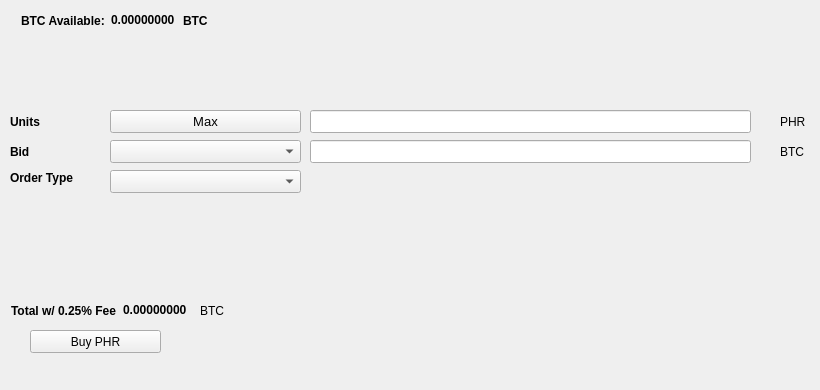
   <widget class="QWidget" name="BuyTab">
    <attribute name="title">
     <string>Buy</string>
    </attribute>
    <widget class="QPushButton" name="BuyPHR">
     <property name="geometry">
      <rect>
       <x>30</x>
       <y>330</y>
       <width>131</width>
       <height>23</height>
      </rect>
     </property>
     <property name="text">
      <string>Buy PHR</string>
     </property>
     <property name="icon">
      <iconset resource="../nodecircle.qrc">
       <normaloff>:/icons/bitcoin</normaloff>:/icons/bitcoin</iconset>
     </property>
    </widget>
    <widget class="QLabel" name="label_3">
     <property name="geometry">
      <rect>
       <x>10</x>
       <y>110</y>
       <width>46</width>
       <height>23</height>
      </rect>
     </property>
     <property name="font">
      <font>
       <weight>75</weight>
       <bold>true</bold>
      </font>
     </property>
     <property name="text">
      <string>Units</string>
     </property>
    </widget>
    <widget class="QLineEdit" name="UnitsInput">
     <property name="geometry">
      <rect>
       <x>310</x>
       <y>110</y>
       <width>441</width>
       <height>23</height>
      </rect>
     </property>
     <property name="font">
      <font>
       <pointsize>9</pointsize>
       <weight>75</weight>
       <bold>true</bold>
      </font>
     </property>
    </widget>
    <widget class="QLineEdit" name="BuyBidPriceEdit">
     <property name="geometry">
      <rect>
       <x>310</x>
       <y>140</y>
       <width>441</width>
       <height>23</height>
      </rect>
     </property>
     <property name="font">
      <font>
       <pointsize>9</pointsize>
       <weight>75</weight>
       <bold>true</bold>
      </font>
     </property>
    </widget>
    <widget class="QLabel" name="label_4">
     <property name="geometry">
      <rect>
       <x>780</x>
       <y>110</y>
       <width>31</width>
       <height>23</height>
      </rect>
     </property>
     <property name="text">
      <string>PHR</string>
     </property>
    </widget>
    <widget class="QLabel" name="label_5">
     <property name="geometry">
      <rect>
       <x>780</x>
       <y>140</y>
       <width>31</width>
       <height>23</height>
      </rect>
     </property>
     <property name="text">
      <string>BTC</string>
     </property>
    </widget>
    <widget class="QLabel" name="label_6">
     <property name="geometry">
      <rect>
       <x>10</x>
       <y>140</y>
       <width>46</width>
       <height>23</height>
      </rect>
     </property>
     <property name="font">
      <font>
       <weight>75</weight>
       <bold>true</bold>
      </font>
     </property>
     <property name="text">
      <string>Bid</string>
     </property>
    </widget>
    <widget class="QLabel" name="label_7">
     <property name="geometry">
      <rect>
       <x>10</x>
       <y>170</y>
       <width>91</width>
       <height>16</height>
      </rect>
     </property>
     <property name="font">
      <font>
       <weight>75</weight>
       <bold>true</bold>
      </font>
     </property>
     <property name="text">
      <string>Order Type</string>
     </property>
    </widget>
    <widget class="QPushButton" name="Buy_Max_Amount">
     <property name="geometry">
      <rect>
       <x>110</x>
       <y>110</y>
       <width>191</width>
       <height>23</height>
      </rect>
     </property>
     <property name="font">
      <font>
       <pointsize>10</pointsize>
      </font>
     </property>
     <property name="text">
      <string>Max</string>
     </property>
    </widget>
    <widget class="QComboBox" name="BuyBidcomboBox">
     <property name="geometry">
      <rect>
       <x>110</x>
       <y>140</y>
       <width>191</width>
       <height>23</height>
      </rect>
     </property>
     <property name="font">
      <font>
       <pointsize>10</pointsize>
      </font>
     </property>
    </widget>
    <widget class="QComboBox" name="buyOrdertypeCombo">
     <property name="geometry">
      <rect>
       <x>110</x>
       <y>170</y>
       <width>191</width>
       <height>23</height>
      </rect>
     </property>
     <property name="font">
      <font>
       <pointsize>10</pointsize>
      </font>
     </property>
    </widget>
    <widget class="QWidget" name="layoutWidget1">
     <property name="geometry">
      <rect>
       <x>21</x>
       <y>11</y>
       <width>227</width>
       <height>19</height>
      </rect>
     </property>
     <layout class="QHBoxLayout" name="horizontalLayout_3">
      <item>
       <widget class="QLabel" name="label232">
        <property name="font">
         <font>
          <weight>75</weight>
          <bold>true</bold>
         </font>
        </property>
        <property name="text">
         <string>BTC Available:</string>
        </property>
       </widget>
      </item>
      <item>
       <widget class="QLabel" name="BtcAvailableLbl">
        <property name="palette">
         <palette>
          <active>
           <colorrole role="WindowText">
            <brush brushstyle="SolidPattern">
             <color alpha="255">
              <red>0</red>
              <green>0</green>
              <blue>0</blue>
             </color>
            </brush>
           </colorrole>
           <colorrole role="Button">
            <brush brushstyle="SolidPattern">
             <color alpha="255">
              <red>0</red>
              <green>170</green>
              <blue>0</blue>
             </color>
            </brush>
           </colorrole>
           <colorrole role="Light">
            <brush brushstyle="SolidPattern">
             <color alpha="255">
              <red>0</red>
              <green>255</green>
              <blue>0</blue>
             </color>
            </brush>
           </colorrole>
           <colorrole role="Midlight">
            <brush brushstyle="SolidPattern">
             <color alpha="255">
              <red>0</red>
              <green>212</green>
              <blue>0</blue>
             </color>
            </brush>
           </colorrole>
           <colorrole role="Dark">
            <brush brushstyle="SolidPattern">
             <color alpha="255">
              <red>0</red>
              <green>85</green>
              <blue>0</blue>
             </color>
            </brush>
           </colorrole>
           <colorrole role="Mid">
            <brush brushstyle="SolidPattern">
             <color alpha="255">
              <red>0</red>
              <green>113</green>
              <blue>0</blue>
             </color>
            </brush>
           </colorrole>
           <colorrole role="Text">
            <brush brushstyle="SolidPattern">
             <color alpha="255">
              <red>0</red>
              <green>170</green>
              <blue>0</blue>
             </color>
            </brush>
           </colorrole>
           <colorrole role="BrightText">
            <brush brushstyle="SolidPattern">
             <color alpha="255">
              <red>255</red>
              <green>255</green>
              <blue>255</blue>
             </color>
            </brush>
           </colorrole>
           <colorrole role="ButtonText">
            <brush brushstyle="SolidPattern">
             <color alpha="255">
              <red>0</red>
              <green>0</green>
              <blue>0</blue>
             </color>
            </brush>
           </colorrole>
           <colorrole role="Base">
            <brush brushstyle="SolidPattern">
             <color alpha="255">
              <red>255</red>
              <green>255</green>
              <blue>255</blue>
             </color>
            </brush>
           </colorrole>
           <colorrole role="Window">
            <brush brushstyle="SolidPattern">
             <color alpha="255">
              <red>0</red>
              <green>170</green>
              <blue>0</blue>
             </color>
            </brush>
           </colorrole>
           <colorrole role="Shadow">
            <brush brushstyle="SolidPattern">
             <color alpha="255">
              <red>0</red>
              <green>0</green>
              <blue>0</blue>
             </color>
            </brush>
           </colorrole>
           <colorrole role="AlternateBase">
            <brush brushstyle="SolidPattern">
             <color alpha="255">
              <red>127</red>
              <green>212</green>
              <blue>127</blue>
             </color>
            </brush>
           </colorrole>
           <colorrole role="ToolTipBase">
            <brush brushstyle="SolidPattern">
             <color alpha="255">
              <red>255</red>
              <green>255</green>
              <blue>220</blue>
             </color>
            </brush>
           </colorrole>
           <colorrole role="ToolTipText">
            <brush brushstyle="SolidPattern">
             <color alpha="255">
              <red>0</red>
              <green>0</green>
              <blue>0</blue>
             </color>
            </brush>
           </colorrole>
          </active>
          <inactive>
           <colorrole role="WindowText">
            <brush brushstyle="SolidPattern">
             <color alpha="255">
              <red>0</red>
              <green>0</green>
              <blue>0</blue>
             </color>
            </brush>
           </colorrole>
           <colorrole role="Button">
            <brush brushstyle="SolidPattern">
             <color alpha="255">
              <red>0</red>
              <green>170</green>
              <blue>0</blue>
             </color>
            </brush>
           </colorrole>
           <colorrole role="Light">
            <brush brushstyle="SolidPattern">
             <color alpha="255">
              <red>0</red>
              <green>255</green>
              <blue>0</blue>
             </color>
            </brush>
           </colorrole>
           <colorrole role="Midlight">
            <brush brushstyle="SolidPattern">
             <color alpha="255">
              <red>0</red>
              <green>212</green>
              <blue>0</blue>
             </color>
            </brush>
           </colorrole>
           <colorrole role="Dark">
            <brush brushstyle="SolidPattern">
             <color alpha="255">
              <red>0</red>
              <green>85</green>
              <blue>0</blue>
             </color>
            </brush>
           </colorrole>
           <colorrole role="Mid">
            <brush brushstyle="SolidPattern">
             <color alpha="255">
              <red>0</red>
              <green>113</green>
              <blue>0</blue>
             </color>
            </brush>
           </colorrole>
           <colorrole role="Text">
            <brush brushstyle="SolidPattern">
             <color alpha="255">
              <red>0</red>
              <green>170</green>
              <blue>0</blue>
             </color>
            </brush>
           </colorrole>
           <colorrole role="BrightText">
            <brush brushstyle="SolidPattern">
             <color alpha="255">
              <red>255</red>
              <green>255</green>
              <blue>255</blue>
             </color>
            </brush>
           </colorrole>
           <colorrole role="ButtonText">
            <brush brushstyle="SolidPattern">
             <color alpha="255">
              <red>0</red>
              <green>0</green>
              <blue>0</blue>
             </color>
            </brush>
           </colorrole>
           <colorrole role="Base">
            <brush brushstyle="SolidPattern">
             <color alpha="255">
              <red>255</red>
              <green>255</green>
              <blue>255</blue>
             </color>
            </brush>
           </colorrole>
           <colorrole role="Window">
            <brush brushstyle="SolidPattern">
             <color alpha="255">
              <red>0</red>
              <green>170</green>
              <blue>0</blue>
             </color>
            </brush>
           </colorrole>
           <colorrole role="Shadow">
            <brush brushstyle="SolidPattern">
             <color alpha="255">
              <red>0</red>
              <green>0</green>
              <blue>0</blue>
             </color>
            </brush>
           </colorrole>
           <colorrole role="AlternateBase">
            <brush brushstyle="SolidPattern">
             <color alpha="255">
              <red>127</red>
              <green>212</green>
              <blue>127</blue>
             </color>
            </brush>
           </colorrole>
           <colorrole role="ToolTipBase">
            <brush brushstyle="SolidPattern">
             <color alpha="255">
              <red>255</red>
              <green>255</green>
              <blue>220</blue>
             </color>
            </brush>
           </colorrole>
           <colorrole role="ToolTipText">
            <brush brushstyle="SolidPattern">
             <color alpha="255">
              <red>0</red>
              <green>0</green>
              <blue>0</blue>
             </color>
            </brush>
           </colorrole>
          </inactive>
          <disabled>
           <colorrole role="WindowText">
            <brush brushstyle="SolidPattern">
             <color alpha="255">
              <red>0</red>
              <green>85</green>
              <blue>0</blue>
             </color>
            </brush>
           </colorrole>
           <colorrole role="Button">
            <brush brushstyle="SolidPattern">
             <color alpha="255">
              <red>0</red>
              <green>170</green>
              <blue>0</blue>
             </color>
            </brush>
           </colorrole>
           <colorrole role="Light">
            <brush brushstyle="SolidPattern">
             <color alpha="255">
              <red>0</red>
              <green>255</green>
              <blue>0</blue>
             </color>
            </brush>
           </colorrole>
           <colorrole role="Midlight">
            <brush brushstyle="SolidPattern">
             <color alpha="255">
              <red>0</red>
              <green>212</green>
              <blue>0</blue>
             </color>
            </brush>
           </colorrole>
           <colorrole role="Dark">
            <brush brushstyle="SolidPattern">
             <color alpha="255">
              <red>0</red>
              <green>85</green>
              <blue>0</blue>
             </color>
            </brush>
           </colorrole>
           <colorrole role="Mid">
            <brush brushstyle="SolidPattern">
             <color alpha="255">
              <red>0</red>
              <green>113</green>
              <blue>0</blue>
             </color>
            </brush>
           </colorrole>
           <colorrole role="Text">
            <brush brushstyle="SolidPattern">
             <color alpha="255">
              <red>0</red>
              <green>85</green>
              <blue>0</blue>
             </color>
            </brush>
           </colorrole>
           <colorrole role="BrightText">
            <brush brushstyle="SolidPattern">
             <color alpha="255">
              <red>255</red>
              <green>255</green>
              <blue>255</blue>
             </color>
            </brush>
           </colorrole>
           <colorrole role="ButtonText">
            <brush brushstyle="SolidPattern">
             <color alpha="255">
              <red>0</red>
              <green>85</green>
              <blue>0</blue>
             </color>
            </brush>
           </colorrole>
           <colorrole role="Base">
            <brush brushstyle="SolidPattern">
             <color alpha="255">
              <red>0</red>
              <green>170</green>
              <blue>0</blue>
             </color>
            </brush>
           </colorrole>
           <colorrole role="Window">
            <brush brushstyle="SolidPattern">
             <color alpha="255">
              <red>0</red>
              <green>170</green>
              <blue>0</blue>
             </color>
            </brush>
           </colorrole>
           <colorrole role="Shadow">
            <brush brushstyle="SolidPattern">
             <color alpha="255">
              <red>0</red>
              <green>0</green>
              <blue>0</blue>
             </color>
            </brush>
           </colorrole>
           <colorrole role="AlternateBase">
            <brush brushstyle="SolidPattern">
             <color alpha="255">
              <red>0</red>
              <green>170</green>
              <blue>0</blue>
             </color>
            </brush>
           </colorrole>
           <colorrole role="ToolTipBase">
            <brush brushstyle="SolidPattern">
             <color alpha="255">
              <red>255</red>
              <green>255</green>
              <blue>220</blue>
             </color>
            </brush>
           </colorrole>
           <colorrole role="ToolTipText">
            <brush brushstyle="SolidPattern">
             <color alpha="255">
              <red>0</red>
              <green>0</green>
              <blue>0</blue>
             </color>
            </brush>
           </colorrole>
          </disabled>
         </palette>
        </property>
        <property name="font">
         <font>
          <weight>75</weight>
          <bold>true</bold>
         </font>
        </property>
        <property name="text">
         <string>0.00000000</string>
        </property>
        <property name="textInteractionFlags">
         <set>Qt::LinksAccessibleByMouse|Qt::TextSelectableByKeyboard|Qt::TextSelectableByMouse</set>
        </property>
       </widget>
      </item>
      <item>
       <widget class="QLabel" name="BtcAvailableLbl_2">
        <property name="font">
         <font>
          <weight>75</weight>
          <bold>true</bold>
         </font>
        </property>
        <property name="text">
         <string>BTC</string>
        </property>
       </widget>
      </item>
     </layout>
    </widget>
    <widget class="QWidget" name="layoutWidge2">
     <property name="geometry">
      <rect>
       <x>11</x>
       <y>301</y>
       <width>259</width>
       <height>19</height>
      </rect>
     </property>
     <layout class="QHBoxLayout" name="horizontalLayout_4">
      <item>
       <widget class="QLabel" name="label_9">
        <property name="font">
         <font>
          <weight>75</weight>
          <bold>true</bold>
         </font>
        </property>
        <property name="text">
         <string>Total w/ 0.25% Fee</string>
        </property>
       </widget>
      </item>
      <item>
       <widget class="QLabel" name="BuyCostLabel">
        <property name="palette">
         <palette>
          <active>
           <colorrole role="WindowText">
            <brush brushstyle="SolidPattern">
             <color alpha="255">
              <red>0</red>
              <green>0</green>
              <blue>0</blue>
             </color>
            </brush>
           </colorrole>
           <colorrole role="Button">
            <brush brushstyle="SolidPattern">
             <color alpha="255">
              <red>0</red>
              <green>170</green>
              <blue>0</blue>
             </color>
            </brush>
           </colorrole>
           <colorrole role="Light">
            <brush brushstyle="SolidPattern">
             <color alpha="255">
              <red>0</red>
              <green>255</green>
              <blue>0</blue>
             </color>
            </brush>
           </colorrole>
           <colorrole role="Midlight">
            <brush brushstyle="SolidPattern">
             <color alpha="255">
              <red>0</red>
              <green>212</green>
              <blue>0</blue>
             </color>
            </brush>
           </colorrole>
           <colorrole role="Dark">
            <brush brushstyle="SolidPattern">
             <color alpha="255">
              <red>0</red>
              <green>85</green>
              <blue>0</blue>
             </color>
            </brush>
           </colorrole>
           <colorrole role="Mid">
            <brush brushstyle="SolidPattern">
             <color alpha="255">
              <red>0</red>
              <green>113</green>
              <blue>0</blue>
             </color>
            </brush>
           </colorrole>
           <colorrole role="Text">
            <brush brushstyle="SolidPattern">
             <color alpha="255">
              <red>0</red>
              <green>170</green>
              <blue>0</blue>
             </color>
            </brush>
           </colorrole>
           <colorrole role="BrightText">
            <brush brushstyle="SolidPattern">
             <color alpha="255">
              <red>255</red>
              <green>255</green>
              <blue>255</blue>
             </color>
            </brush>
           </colorrole>
           <colorrole role="ButtonText">
            <brush brushstyle="SolidPattern">
             <color alpha="255">
              <red>0</red>
              <green>0</green>
              <blue>0</blue>
             </color>
            </brush>
           </colorrole>
           <colorrole role="Base">
            <brush brushstyle="SolidPattern">
             <color alpha="255">
              <red>255</red>
              <green>255</green>
              <blue>255</blue>
             </color>
            </brush>
           </colorrole>
           <colorrole role="Window">
            <brush brushstyle="SolidPattern">
             <color alpha="255">
              <red>0</red>
              <green>170</green>
              <blue>0</blue>
             </color>
            </brush>
           </colorrole>
           <colorrole role="Shadow">
            <brush brushstyle="SolidPattern">
             <color alpha="255">
              <red>0</red>
              <green>0</green>
              <blue>0</blue>
             </color>
            </brush>
           </colorrole>
           <colorrole role="AlternateBase">
            <brush brushstyle="SolidPattern">
             <color alpha="255">
              <red>127</red>
              <green>212</green>
              <blue>127</blue>
             </color>
            </brush>
           </colorrole>
           <colorrole role="ToolTipBase">
            <brush brushstyle="SolidPattern">
             <color alpha="255">
              <red>255</red>
              <green>255</green>
              <blue>220</blue>
             </color>
            </brush>
           </colorrole>
           <colorrole role="ToolTipText">
            <brush brushstyle="SolidPattern">
             <color alpha="255">
              <red>0</red>
              <green>0</green>
              <blue>0</blue>
             </color>
            </brush>
           </colorrole>
          </active>
          <inactive>
           <colorrole role="WindowText">
            <brush brushstyle="SolidPattern">
             <color alpha="255">
              <red>0</red>
              <green>0</green>
              <blue>0</blue>
             </color>
            </brush>
           </colorrole>
           <colorrole role="Button">
            <brush brushstyle="SolidPattern">
             <color alpha="255">
              <red>0</red>
              <green>170</green>
              <blue>0</blue>
             </color>
            </brush>
           </colorrole>
           <colorrole role="Light">
            <brush brushstyle="SolidPattern">
             <color alpha="255">
              <red>0</red>
              <green>255</green>
              <blue>0</blue>
             </color>
            </brush>
           </colorrole>
           <colorrole role="Midlight">
            <brush brushstyle="SolidPattern">
             <color alpha="255">
              <red>0</red>
              <green>212</green>
              <blue>0</blue>
             </color>
            </brush>
           </colorrole>
           <colorrole role="Dark">
            <brush brushstyle="SolidPattern">
             <color alpha="255">
              <red>0</red>
              <green>85</green>
              <blue>0</blue>
             </color>
            </brush>
           </colorrole>
           <colorrole role="Mid">
            <brush brushstyle="SolidPattern">
             <color alpha="255">
              <red>0</red>
              <green>113</green>
              <blue>0</blue>
             </color>
            </brush>
           </colorrole>
           <colorrole role="Text">
            <brush brushstyle="SolidPattern">
             <color alpha="255">
              <red>0</red>
              <green>170</green>
              <blue>0</blue>
             </color>
            </brush>
           </colorrole>
           <colorrole role="BrightText">
            <brush brushstyle="SolidPattern">
             <color alpha="255">
              <red>255</red>
              <green>255</green>
              <blue>255</blue>
             </color>
            </brush>
           </colorrole>
           <colorrole role="ButtonText">
            <brush brushstyle="SolidPattern">
             <color alpha="255">
              <red>0</red>
              <green>0</green>
              <blue>0</blue>
             </color>
            </brush>
           </colorrole>
           <colorrole role="Base">
            <brush brushstyle="SolidPattern">
             <color alpha="255">
              <red>255</red>
              <green>255</green>
              <blue>255</blue>
             </color>
            </brush>
           </colorrole>
           <colorrole role="Window">
            <brush brushstyle="SolidPattern">
             <color alpha="255">
              <red>0</red>
              <green>170</green>
              <blue>0</blue>
             </color>
            </brush>
           </colorrole>
           <colorrole role="Shadow">
            <brush brushstyle="SolidPattern">
             <color alpha="255">
              <red>0</red>
              <green>0</green>
              <blue>0</blue>
             </color>
            </brush>
           </colorrole>
           <colorrole role="AlternateBase">
            <brush brushstyle="SolidPattern">
             <color alpha="255">
              <red>127</red>
              <green>212</green>
              <blue>127</blue>
             </color>
            </brush>
           </colorrole>
           <colorrole role="ToolTipBase">
            <brush brushstyle="SolidPattern">
             <color alpha="255">
              <red>255</red>
              <green>255</green>
              <blue>220</blue>
             </color>
            </brush>
           </colorrole>
           <colorrole role="ToolTipText">
            <brush brushstyle="SolidPattern">
             <color alpha="255">
              <red>0</red>
              <green>0</green>
              <blue>0</blue>
             </color>
            </brush>
           </colorrole>
          </inactive>
          <disabled>
           <colorrole role="WindowText">
            <brush brushstyle="SolidPattern">
             <color alpha="255">
              <red>0</red>
              <green>85</green>
              <blue>0</blue>
             </color>
            </brush>
           </colorrole>
           <colorrole role="Button">
            <brush brushstyle="SolidPattern">
             <color alpha="255">
              <red>0</red>
              <green>170</green>
              <blue>0</blue>
             </color>
            </brush>
           </colorrole>
           <colorrole role="Light">
            <brush brushstyle="SolidPattern">
             <color alpha="255">
              <red>0</red>
              <green>255</green>
              <blue>0</blue>
             </color>
            </brush>
           </colorrole>
           <colorrole role="Midlight">
            <brush brushstyle="SolidPattern">
             <color alpha="255">
              <red>0</red>
              <green>212</green>
              <blue>0</blue>
             </color>
            </brush>
           </colorrole>
           <colorrole role="Dark">
            <brush brushstyle="SolidPattern">
             <color alpha="255">
              <red>0</red>
              <green>85</green>
              <blue>0</blue>
             </color>
            </brush>
           </colorrole>
           <colorrole role="Mid">
            <brush brushstyle="SolidPattern">
             <color alpha="255">
              <red>0</red>
              <green>113</green>
              <blue>0</blue>
             </color>
            </brush>
           </colorrole>
           <colorrole role="Text">
            <brush brushstyle="SolidPattern">
             <color alpha="255">
              <red>0</red>
              <green>85</green>
              <blue>0</blue>
             </color>
            </brush>
           </colorrole>
           <colorrole role="BrightText">
            <brush brushstyle="SolidPattern">
             <color alpha="255">
              <red>255</red>
              <green>255</green>
              <blue>255</blue>
             </color>
            </brush>
           </colorrole>
           <colorrole role="ButtonText">
            <brush brushstyle="SolidPattern">
             <color alpha="255">
              <red>0</red>
              <green>85</green>
              <blue>0</blue>
             </color>
            </brush>
           </colorrole>
           <colorrole role="Base">
            <brush brushstyle="SolidPattern">
             <color alpha="255">
              <red>0</red>
              <green>170</green>
              <blue>0</blue>
             </color>
            </brush>
           </colorrole>
           <colorrole role="Window">
            <brush brushstyle="SolidPattern">
             <color alpha="255">
              <red>0</red>
              <green>170</green>
              <blue>0</blue>
             </color>
            </brush>
           </colorrole>
           <colorrole role="Shadow">
            <brush brushstyle="SolidPattern">
             <color alpha="255">
              <red>0</red>
              <green>0</green>
              <blue>0</blue>
             </color>
            </brush>
           </colorrole>
           <colorrole role="AlternateBase">
            <brush brushstyle="SolidPattern">
             <color alpha="255">
              <red>0</red>
              <green>170</green>
              <blue>0</blue>
             </color>
            </brush>
           </colorrole>
           <colorrole role="ToolTipBase">
            <brush brushstyle="SolidPattern">
             <color alpha="255">
              <red>255</red>
              <green>255</green>
              <blue>220</blue>
             </color>
            </brush>
           </colorrole>
           <colorrole role="ToolTipText">
            <brush brushstyle="SolidPattern">
             <color alpha="255">
              <red>0</red>
              <green>0</green>
              <blue>0</blue>
             </color>
            </brush>
           </colorrole>
          </disabled>
         </palette>
        </property>
        <property name="font">
         <font>
          <weight>75</weight>
          <bold>true</bold>
         </font>
        </property>
        <property name="autoFillBackground">
         <bool>false</bool>
        </property>
        <property name="text">
         <string>0.00000000</string>
        </property>
        <property name="textInteractionFlags">
         <set>Qt::LinksAccessibleByMouse|Qt::TextSelectableByMouse</set>
        </property>
       </widget>
      </item>
      <item>
       <widget class="QLabel" name="label_10">
        <property name="font">
         <font>
          <weight>50</weight>
          <bold>false</bold>
         </font>
        </property>
        <property name="text">
         <string>BTC</string>
        </property>
       </widget>
      </item>
     </layout>
    </widget>
    <widget class="QLabel" name="label_24">
     <property name="geometry">
      <rect>
       <x>460</x>
       <y>300</y>
       <width>281</width>
       <height>81</height>
      </rect>
     </property>
     <property name="text">
      <string/>
     </property>
     <property name="pixmap">
      <pixmap>:/images/bittrex</pixmap>
     </property>
    </widget>
   </widget>
